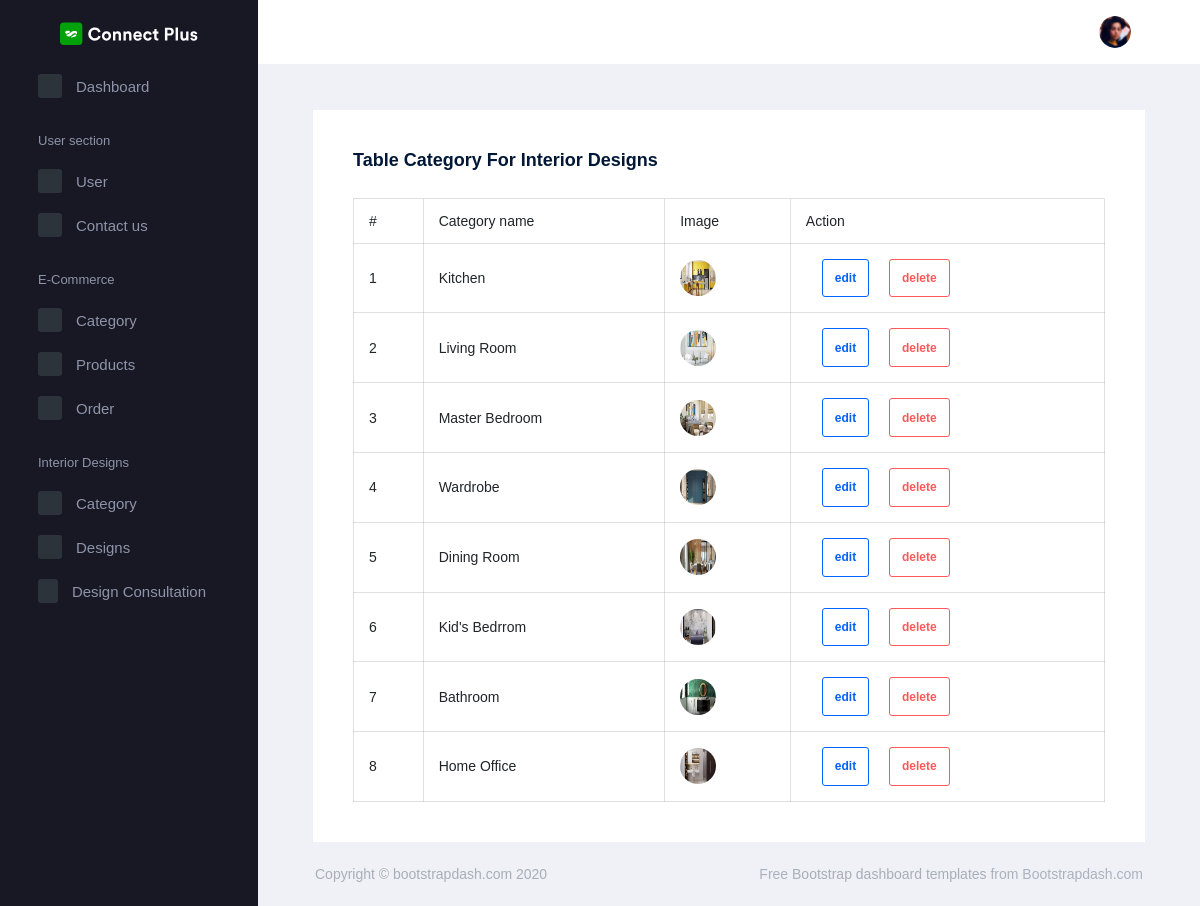
/AdminApp/display_design_category/, run on the app's committed database.
### AdminApp/models.py (models this page shows, shortened)
class DesignCategoryDb(models.Model):
    CategoryName = models.CharField(max_length=100, unique=True)
    CategoryImage = models.ImageField(upload_to="Design Category", null=True, blank=True)

### AdminApp/views.py (the view)
# urls.py: path('display_design_category/', views.display_design_category, name="display_design_category"),
def display_design_category(request):
    data = DesignCategoryDb.objects.all()
    return render(request, "interior/display_design_category.html", {'data': data})

### AdminApp/templates/interior/display_design_category.html (shortened to what this page needs)
<!DOCTYPE html>
{% extends 'index.html' %}
{% block content %}
<html lang="en">
<head>
</head>
<body>
    <div class="col-lg-12 stretch-card">
                <div class="card">
                  <div class="card-body">
                    <h4 class="card-title">Table category for Interior Designs</h4>
                    <table class="table table-bordered">
                      <thead>
                        <tr>
                          <th> # </th>
                          <th> Category name</th>
                          <th> Image </th>
                          <th> Action </th>
                        </tr>
                      </thead>
                      <tbody>
                        {% for c in data %}
                        <tr>
                          <td> {{forloop.counter}} </td>
                          <td> {{c.CategoryName}} </td>
                          <td> <img src="{{c.CategoryImage.url}}" width="100px"> </td>
                          <td>
                            <a href="{% url 'edit_design_category' d_id=c.id %}"><button class="btn btn-outline-primary mr-3 ml-3">edit</button></a>
                            <a href="{% url 'delete_design_category' d_id=c.id %}"><button class="btn btn-outline-danger">delete</button></a>
                          </td>
                        </tr>
                      {% endfor %}
                      </tbody>
                    </table>
                  </div>
                </div>
              </div>
</body>
</html>
{% endblock %}

### data on the page
DesignCategoryDb: CategoryName "Kitchen", CategoryImage (picture)
DesignCategoryDb: CategoryName "Living Room", CategoryImage (picture)
DesignCategoryDb: CategoryName "Master Bedroom", CategoryImage (picture)
DesignCategoryDb: CategoryName "Wardrobe", CategoryImage (picture)
DesignCategoryDb: CategoryName "Dining Room", CategoryImage (picture)
DesignCategoryDb: CategoryName "Kid's Bedrrom", CategoryImage (picture)
DesignCategoryDb: CategoryName "Bathroom", CategoryImage (picture)
DesignCategoryDb: CategoryName "Home Office", CategoryImage (picture)
